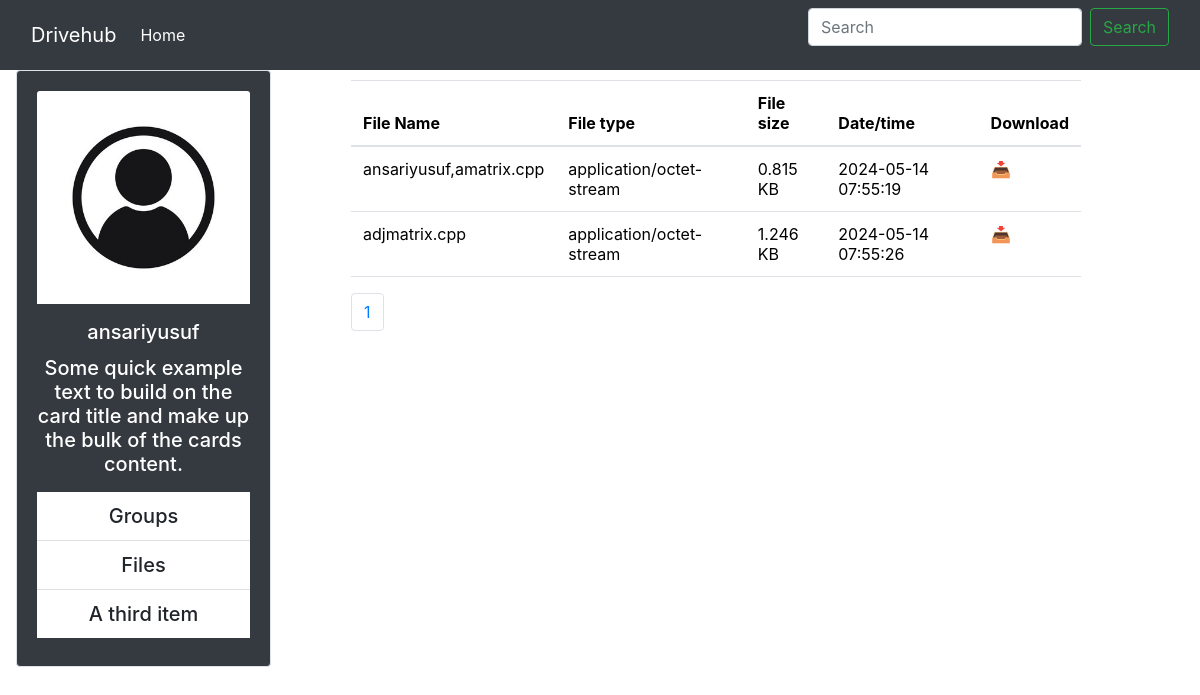
Page /user_d_t.php?uname=ansariyusuf on the committed database.
### tables this page shows
CREATE TABLE `files` (
  `FILE_ID` int(11) NOT NULL,
  `U_ID` int(11) NOT NULL,
  `FILE_NAME` varchar(30) NOT NULL,
  `FILE_TYPE` varchar(255) NOT NULL,
  `PATH` varchar(255) NOT NULL,
  `CREATED_DATE` timestamp NOT NULL DEFAULT current_timestamp(),
  `FILE_SIZE` float DEFAULT NULL
);

### user_d_t.php (the view, shortened to what this page needs)
<?php
include_once 'connection_db.php';
include "boot.php";
if($_REQUEST["uname"])
{
    $results_per_page = 5;
    $UNAME = $_REQUEST["uname"];
    $query1 = "SELECT `U_ID` FROM `user` WHERE U_NAME='" . $UNAME . "'";
    $result = mysqli_query($conn, $query1);
    $data = mysqli_fetch_assoc($result);
    $uid = $data["U_ID"];
    if (isset($_GET['page'])) {
        $page = $_GET['page'];
    } else {
        $page = 1;
    }
    $start_from = ($page - 1) * $results_per_page;
    $query2 = "SELECT * FROM Files WHERE U_ID=" . $uid . " LIMIT $start_from, $results_per_page";
    $result2 = mysqli_query($conn, $query2);
}
else
{
    echo 'bad request';
    exit();
}
    ?>
    <!DOCTYPE html>
    <html lang="en">
    <head>
        <link rel="stylesheet" href="https://stackpath.bootstrapcdn.com/bootstrap/5.1.3/css/bootstrap.min.css">
        <link href="https://maxcdn.bootstrapcdn.com/bootstrap/4.5.2/css/bootstrap.min.css" rel="stylesheet">
    </head>
    <body>
    <nav class="navbar navbar-expand-lg bg-dark navbar-dark">
        <div class="container-fluid">
            <a class="navbar-brand" href="#">Drivehub</a>
            <div class="collapse navbar-collapse" id="navbarSupportedContent">
                <ul class="navbar-nav me-auto mb-2 mb-lg-0">
                    <li class="nav-item">
                        <a class="nav-link active" aria-current="page" href="index.php">Home</a>
                    </li>
                </ul>
                <form class="d-flex" role="search">
                    <input class="form-control me-2" type="search" placeholder="Search" aria-label="Search">
                    <button class="btn btn-outline-success" type="submit">Search</button>
                </form>
            </div>
        </div>
    </nav>
    <div class="container mt-8" style="margin-left: 1px;">
        <div class="row">
            <div class="col-md-3">
                <div class="card border bg-dark text-white text-center">
                    <div class="card-body">
                        <img src="p/image1.jpg" class="card-img-top mb-3" alt="Not set">
                        <h5 class="card-title"><?php echo $UNAME?><h5>
                        <p class="card-text">Some quick example text to build on the card title and make up the bulk of the cards content.</p>
                        <ul class="list-group list-group-flush text-white">
                            <li class="list-group-item">Groups</li>
                            <li class="list-group-item">Files</li>
                            <li class="list-group-item">A third item</li>
                        </ul>
                    </div>
                </div>
            </div>
            <div class="col-md-8" style="margin-top: 10px; margin-bottom: 90px; margin-left: 50px;">
                <table class="table" style="background-color: rgba(255, 255, 255, 0);">
                    <thead>
                    <tr>
                        <th>File Name</th>
                        <th>File type</th>
                        <th>File size</th>
                        <th>Date/time</th>
                        <th>Download</th>
                    </tr>
                    </thead>
                    <tbody>
                    <?php
                    while ($fdata = mysqli_fetch_assoc($result2)) {
                        ?>
                        <tr>
                            <td><?php echo $fdata["FILE_NAME"]; ?></td>
                            <td><?php echo $fdata["FILE_TYPE"]; ?></td>
                            <td><?php echo $fdata["FILE_SIZE"]; ?> KB</td>
                            <td><?php echo $fdata["CREATED_DATE"]; ?></td>
                            <?php
                            $query="select * from files where FILE_ID=".$fdata["FILE_ID"];
                            $result=mysqli_query($conn,$query);
                            $record=mysqli_fetch_assoc($result);
                            $dbpath= $record["PATH"];
                            $fname=$_REQUEST["uname"].",".$fdata["FILE_NAME"];
                            $serverFilePath = str_replace('/', DIRECTORY_SEPARATOR, $dbpath);
                            ?>
                            <td><a download="<?php echo $fname?>"href="<?php echo $serverFilePath?>">📥</a></td>
                        </tr>
                        <?php
                    }
                    ?>
                    </tbody>
                </table>
                <ul class="pagination">
                    <?php
                    $sql = "SELECT COUNT(*) AS total FROM Files WHERE U_ID=" . $uid;
                    $result = mysqli_query($conn, $sql);
                    $row = mysqli_fetch_assoc($result);
                    $total_pages = ceil($row["total"] / $results_per_page);
                    for ($i = 1; $i <= $total_pages; $i++) {
                        echo "<li class='page-item'><a class='page-link' href='user_d.php?page=" . $i . "'>" . $i . "</a></li>";
                    }
                    ?>
                </ul>
            </div>
        </div>
    </div>
    </body>
    </html>

### rows in the picture
files: FILE_NAME "ansariyusuf,amatrix.cpp", FILE_TYPE "application/octet-stream", FILE_SIZE "0.815", CREATED_DATE "2024-05-14 07:55:19"
files: FILE_NAME "adjmatrix.cpp", FILE_TYPE "application/octet-stream", FILE_SIZE "1.246", CREATED_DATE "2024-05-14 07:55:26"

### other values in the picture
$UNAME "ansariyusuf"
